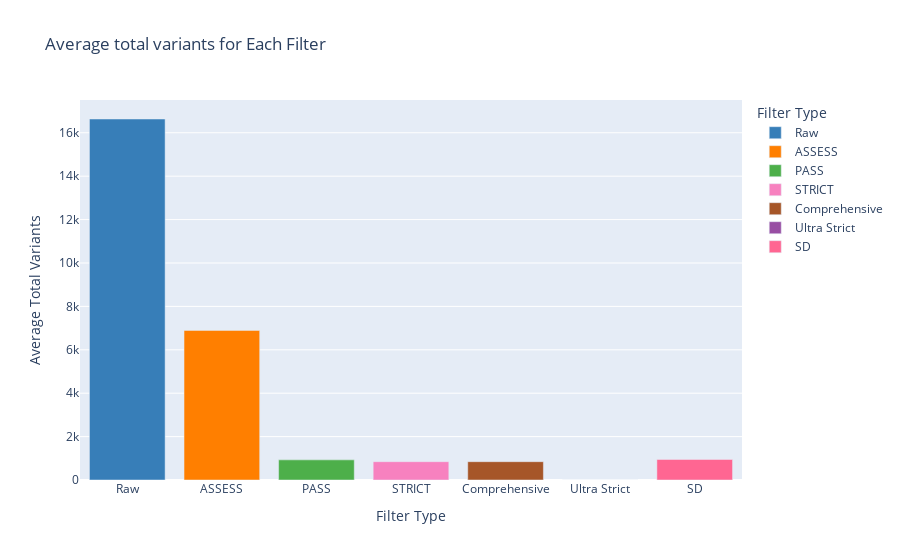
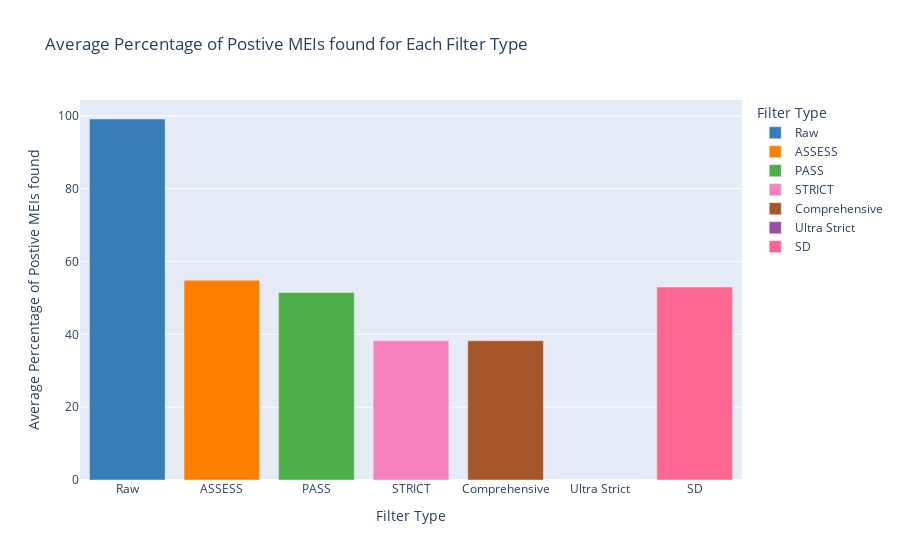

Notebook code for these charts, in order:
### Code cell
import plotly.io as pio
import plotly
import kaleido

print(plotly.__version__, kaleido.__version__)

# Calculate average percentage of shared variants for each Filtered
avg_total_variants_multi = df_multi.groupby('Filter_Type')['test_vcf_variants'].mean().reset_index()

# Calculate average percentage of shared variants for each Filtered
avg_shared_percentage_multi = df_multi.groupby('Filter_Type')['Shared_Percentage'].mean().reset_index()

#Plot settings - order and color palette
column_order = ['Raw', 'ASSESS', 'PASS', 'STRICT', 'Comprehensive', 'Ultra Strict']

CB_color_cycle = ['#377eb8', '#ff7f00', '#4daf4a',
                  '#f781bf', '#a65628', '#984ea3',
                  '#999999', '#e41a1c', '#dede00']
colours = {
    'Raw': CB_color_cycle[0],
    'ASSESS': CB_color_cycle[1],
    'PASS': CB_color_cycle[2],
    'STRICT': CB_color_cycle[3],
    'Comprehensive': CB_color_cycle[4],
    'Ultra Strict': CB_color_cycle[5]
}

# Plotting Average Percentage of Postive MEIs found
fig = px.bar(avg_total_variants_multi, x='Filter_Type',
             y='test_vcf_variants', title='Average total variants for Each Filter',
             category_orders={'Filter_Type': column_order},
             labels={'test_vcf_variants': 'Average Total Variants', 'Filter_Type': 'Filter Type'},
             color='Filter_Type', color_discrete_map=colours)

fig.show()
#fig.write_image("Average_total_variants_for_Each_Filter.png")
fig.write_image("Average_total_variants_for_Each_Filter.png", width=800, height=600, scale=2.0, format="png")
# Plotting Average Percentage of Postive MEIs found
fig = px.bar(avg_shared_percentage_multi, x='Filter_Type',
             y='Shared_Percentage',
             title='Average Percentage of Postive MEIs found for Each Filter Type',
             category_orders={'Filter_Type': column_order},
             labels={
                 'Shared_Percentage': 'Average Percentage of Postive MEIs found', 'Filter_Type': 'Filter Type'
                 },
             color='Filter_Type', color_discrete_map=colours)

fig.show()
#fig.write_image("Average_Percentage_of_Postive_MEIs_found_for_Each_Filter_Type.png")
fig.write_image("Average_Percentage_of_Postive_MEIs_found_for_Each_Filter_Type.png", width=800, height=600, scale=2.0, format="png")

### Figure 1 — Plotly figure (JSON) as saved in the notebook; plotly's stock layout.template omitted (floating-point values rounded to 4 significant figures)
{"data": [{"alignmentgroup": "True", "hovertemplate": "Filter Type=%{x}<br>Average Total Variants=%{y}<extra></extra>", "legendgroup": "Raw", "marker": {"color": "#377eb8", "pattern": {"shape": ""}}, "name": "Raw", "offsetgroup": "Raw", "orientation": "v", "showlegend": true, "textposition": "auto", "type": "bar", "x": ["Raw"], "xaxis": "x", "y": [16630.0], "yaxis": "y"}, {"alignmentgroup": "True", "hovertemplate": "Filter Type=%{x}<br>Average Total Variants=%{y}<extra></extra>", "legendgroup": "ASSESS", "marker": {"color": "#ff7f00", "pattern": {"shape": ""}}, "name": "ASSESS", "offsetgroup": "ASSESS", "orientation": "v", "showlegend": true, "textposition": "auto", "type": "bar", "x": ["ASSESS"], "xaxis": "x", "y": [6893.0], "yaxis": "y"}, {"alignmentgroup": "True", "hovertemplate": "Filter Type=%{x}<br>Average Total Variants=%{y}<extra></extra>", "legendgroup": "PASS", "marker": {"color": "#4daf4a", "pattern": {"shape": ""}}, "name": "PASS", "offsetgroup": "PASS", "orientation": "v", "showlegend": true, "textposition": "auto", "type": "bar", "x": ["PASS"], "xaxis": "x", "y": [927.8], "yaxis": "y"}, {"alignmentgroup": "True", "hovertemplate": "Filter Type=%{x}<br>Average Total Variants=%{y}<extra></extra>", "legendgroup": "STRICT", "marker": {"color": "#f781bf", "pattern": {"shape": ""}}, "name": "STRICT", "offsetgroup": "STRICT", "orientation": "v", "showlegend": true, "textposition": "auto", "type": "bar", "x": ["STRICT"], "xaxis": "x", "y": [844.4], "yaxis": "y"}, {"alignmentgroup": "True", "hovertemplate": "Filter Type=%{x}<br>Average Total Variants=%{y}<extra></extra>", "legendgroup": "Comprehensive", "marker": {"color": "#a65628", "pattern": {"shape": ""}}, "name": "Comprehensive", "offsetgroup": "Comprehensive", "orientation": "v", "showlegend": true, "textposition": "auto", "type": "bar", "x": ["Comprehensive"], "xaxis": "x", "y": [844.4], "yaxis": "y"}, {"alignmentgroup": "True", "hovertemplate": "Filter Type=%{x}<br>Average Total Variants=%{y}<extra></extra>", "legendgroup": "Ultra Strict", "marker": {"color": "#984ea3", "pattern": {"shape": ""}}, "name": "Ultra Strict", "offsetgroup": "Ultra Strict", "orientation": "v", "showlegend": true, "textposition": "auto", "type": "bar", "x": ["Ultra Strict"], "xaxis": "x", "y": [0], "yaxis": "y"}, {"alignmentgroup": "True", "hovertemplate": "Filter Type=%{x}<br>Average Total Variants=%{y}<extra></extra>", "legendgroup": "SD", "marker": {"color": "#FF6692", "pattern": {"shape": ""}}, "name": "SD", "offsetgroup": "SD", "orientation": "v", "showlegend": true, "textposition": "auto", "type": "bar", "x": ["SD"], "xaxis": "x", "y": [946.5], "yaxis": "y"}], "layout": {"barmode": "relative", "legend": {"title": {"text": "Filter Type"}, "tracegroupgap": 0}, "title": {"text": "Average total variants for Each Filter"}, "xaxis": {"anchor": "y", "categoryarray": ["Raw", "ASSESS", "PASS", "STRICT", "Comprehensive", "Ultra Strict", "SD"], "categoryorder": "array", "domain": [0, 1], "title": {"text": "Filter Type"}}, "yaxis": {"anchor": "x", "domain": [0, 1], "title": {"text": "Average Total Variants"}}}}

### Figure 2 — Plotly figure (JSON) as saved in the notebook; plotly's stock layout.template omitted (floating-point values rounded to 4 significant figures)
{"data": [{"alignmentgroup": "True", "hovertemplate": "Filter Type=%{x}<br>Average Percentage of Postive MEIs found=%{y}<extra></extra>", "legendgroup": "Raw", "marker": {"color": "#377eb8", "pattern": {"shape": ""}}, "name": "Raw", "offsetgroup": "Raw", "orientation": "v", "showlegend": true, "textposition": "auto", "type": "bar", "x": ["Raw"], "xaxis": "x", "y": [99.13], "yaxis": "y"}, {"alignmentgroup": "True", "hovertemplate": "Filter Type=%{x}<br>Average Percentage of Postive MEIs found=%{y}<extra></extra>", "legendgroup": "ASSESS", "marker": {"color": "#ff7f00", "pattern": {"shape": ""}}, "name": "ASSESS", "offsetgroup": "ASSESS", "orientation": "v", "showlegend": true, "textposition": "auto", "type": "bar", "x": ["ASSESS"], "xaxis": "x", "y": [54.87], "yaxis": "y"}, {"alignmentgroup": "True", "hovertemplate": "Filter Type=%{x}<br>Average Percentage of Postive MEIs found=%{y}<extra></extra>", "legendgroup": "PASS", "marker": {"color": "#4daf4a", "pattern": {"shape": ""}}, "name": "PASS", "offsetgroup": "PASS", "orientation": "v", "showlegend": true, "textposition": "auto", "type": "bar", "x": ["PASS"], "xaxis": "x", "y": [51.48], "yaxis": "y"}, {"alignmentgroup": "True", "hovertemplate": "Filter Type=%{x}<br>Average Percentage of Postive MEIs found=%{y}<extra></extra>", "legendgroup": "STRICT", "marker": {"color": "#f781bf", "pattern": {"shape": ""}}, "name": "STRICT", "offsetgroup": "STRICT", "orientation": "v", "showlegend": true, "textposition": "auto", "type": "bar", "x": ["STRICT"], "xaxis": "x", "y": [38.24], "yaxis": "y"}, {"alignmentgroup": "True", "hovertemplate": "Filter Type=%{x}<br>Average Percentage of Postive MEIs found=%{y}<extra></extra>", "legendgroup": "Comprehensive", "marker": {"color": "#a65628", "pattern": {"shape": ""}}, "name": "Comprehensive", "offsetgroup": "Comprehensive", "orientation": "v", "showlegend": true, "textposition": "auto", "type": "bar", "x": ["Comprehensive"], "xaxis": "x", "y": [38.24], "yaxis": "y"}, {"alignmentgroup": "True", "hovertemplate": "Filter Type=%{x}<br>Average Percentage of Postive MEIs found=%{y}<extra></extra>", "legendgroup": "Ultra Strict", "marker": {"color": "#984ea3", "pattern": {"shape": ""}}, "name": "Ultra Strict", "offsetgroup": "Ultra Strict", "orientation": "v", "showlegend": true, "textposition": "auto", "type": "bar", "x": ["Ultra Strict"], "xaxis": "x", "y": [0], "yaxis": "y"}, {"alignmentgroup": "True", "hovertemplate": "Filter Type=%{x}<br>Average Percentage of Postive MEIs found=%{y}<extra></extra>", "legendgroup": "SD", "marker": {"color": "#FF6692", "pattern": {"shape": ""}}, "name": "SD", "offsetgroup": "SD", "orientation": "v", "showlegend": true, "textposition": "auto", "type": "bar", "x": ["SD"], "xaxis": "x", "y": [52.98], "yaxis": "y"}], "layout": {"barmode": "relative", "legend": {"title": {"text": "Filter Type"}, "tracegroupgap": 0}, "title": {"text": "Average Percentage of Postive MEIs found for Each Filter Type"}, "xaxis": {"anchor": "y", "categoryarray": ["Raw", "ASSESS", "PASS", "STRICT", "Comprehensive", "Ultra Strict", "SD"], "categoryorder": "array", "domain": [0, 1], "title": {"text": "Filter Type"}}, "yaxis": {"anchor": "x", "domain": [0, 1], "title": {"text": "Average Percentage of Postive MEIs found"}}}}
